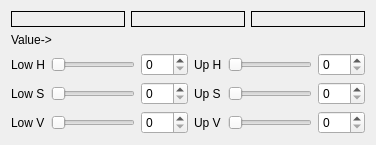
     <widget class="QWidget" name="tab_4">
      <attribute name="title">
       <string>Yellow</string>
      </attribute>
      <layout class="QGridLayout" name="gridLayout_19">
       <item row="2" column="0" colspan="2">
        <widget class="QLabel" name="yellow_value">
         <property name="text">
          <string>Value-&gt;</string>
         </property>
        </widget>
       </item>
       <item row="3" column="0">
        <layout class="QGridLayout" name="gridLayout_8">
         <item row="2" column="1">
          <widget class="QSlider" name="yellow_lv">
           <property name="maximum">
            <number>255</number>
           </property>
           <property name="orientation">
            <enum>Qt::Horizontal</enum>
           </property>
          </widget>
         </item>
         <item row="1" column="1">
          <widget class="QSlider" name="yellow_ls">
           <property name="maximum">
            <number>255</number>
           </property>
           <property name="orientation">
            <enum>Qt::Horizontal</enum>
           </property>
          </widget>
         </item>
         <item row="1" column="0">
          <widget class="QLabel" name="label_22">
           <property name="text">
            <string>Low S</string>
           </property>
          </widget>
         </item>
         <item row="2" column="0">
          <widget class="QLabel" name="label_23">
           <property name="text">
            <string>Low V</string>
           </property>
          </widget>
         </item>
         <item row="0" column="0">
          <widget class="QLabel" name="label_24">
           <property name="text">
            <string>Low H</string>
           </property>
          </widget>
         </item>
         <item row="1" column="2">
          <widget class="QSpinBox" name="spinBox_22">
           <property name="maximum">
            <number>255</number>
           </property>
          </widget>
         </item>
         <item row="0" column="2">
          <widget class="QSpinBox" name="spinBox_23">
           <property name="maximum">
            <number>179</number>
           </property>
          </widget>
         </item>
         <item row="2" column="2">
          <widget class="QSpinBox" name="spinBox_24">
           <property name="maximum">
            <number>255</number>
           </property>
          </widget>
         </item>
         <item row="0" column="1">
          <widget class="QSlider" name="yellow_lh">
           <property name="maximum">
            <number>179</number>
           </property>
           <property name="orientation">
            <enum>Qt::Horizontal</enum>
           </property>
          </widget>
         </item>
        </layout>
       </item>
       <item row="3" column="1">
        <layout class="QGridLayout" name="gridLayout_7">
         <item row="2" column="1">
          <widget class="QSlider" name="yellow_uv">
           <property name="maximum">
            <number>255</number>
           </property>
           <property name="orientation">
            <enum>Qt::Horizontal</enum>
           </property>
          </widget>
         </item>
         <item row="1" column="1">
          <widget class="QSlider" name="yellow_us">
           <property name="maximum">
            <number>255</number>
           </property>
           <property name="orientation">
            <enum>Qt::Horizontal</enum>
           </property>
          </widget>
         </item>
         <item row="0" column="1">
          <widget class="QSlider" name="yellow_uh">
           <property name="maximum">
            <number>179</number>
           </property>
           <property name="orientation">
            <enum>Qt::Horizontal</enum>
           </property>
          </widget>
         </item>
         <item row="1" column="2">
          <widget class="QSpinBox" name="spinBox_19">
           <property name="maximum">
            <number>255</number>
           </property>
          </widget>
         </item>
         <item row="0" column="2">
          <widget class="QSpinBox" name="spinBox_20">
           <property name="maximum">
            <number>179</number>
           </property>
          </widget>
         </item>
         <item row="2" column="2">
          <widget class="QSpinBox" name="spinBox_21">
           <property name="maximum">
            <number>255</number>
           </property>
          </widget>
         </item>
         <item row="0" column="0">
          <widget class="QLabel" name="label_19">
           <property name="text">
            <string>Up H</string>
           </property>
          </widget>
         </item>
         <item row="2" column="0">
          <widget class="QLabel" name="label_20">
           <property name="text">
            <string>Up V</string>
           </property>
          </widget>
         </item>
         <item row="1" column="0">
          <widget class="QLabel" name="label_21">
           <property name="text">
            <string>Up S</string>
           </property>
          </widget>
         </item>
        </layout>
       </item>
       <item row="1" column="0" colspan="2">
        <layout class="QHBoxLayout" name="horizontalLayout_5">
         <item>
          <widget class="QLabel" name="frame_yellow">
           <property name="frameShape">
            <enum>QFrame::Box</enum>
           </property>
           <property name="text">
            <string/>
           </property>
          </widget>
         </item>
         <item>
          <widget class="QLabel" name="frame_yellow2">
           <property name="frameShape">
            <enum>QFrame::Box</enum>
           </property>
           <property name="text">
            <string/>
           </property>
          </widget>
         </item>
         <item>
          <widget class="QLabel" name="frame_yellow3">
           <property name="frameShape">
            <enum>QFrame::Box</enum>
           </property>
           <property name="text">
            <string/>
           </property>
          </widget>
         </item>
        </layout>
       </item>
      </layout>
     </widget>
